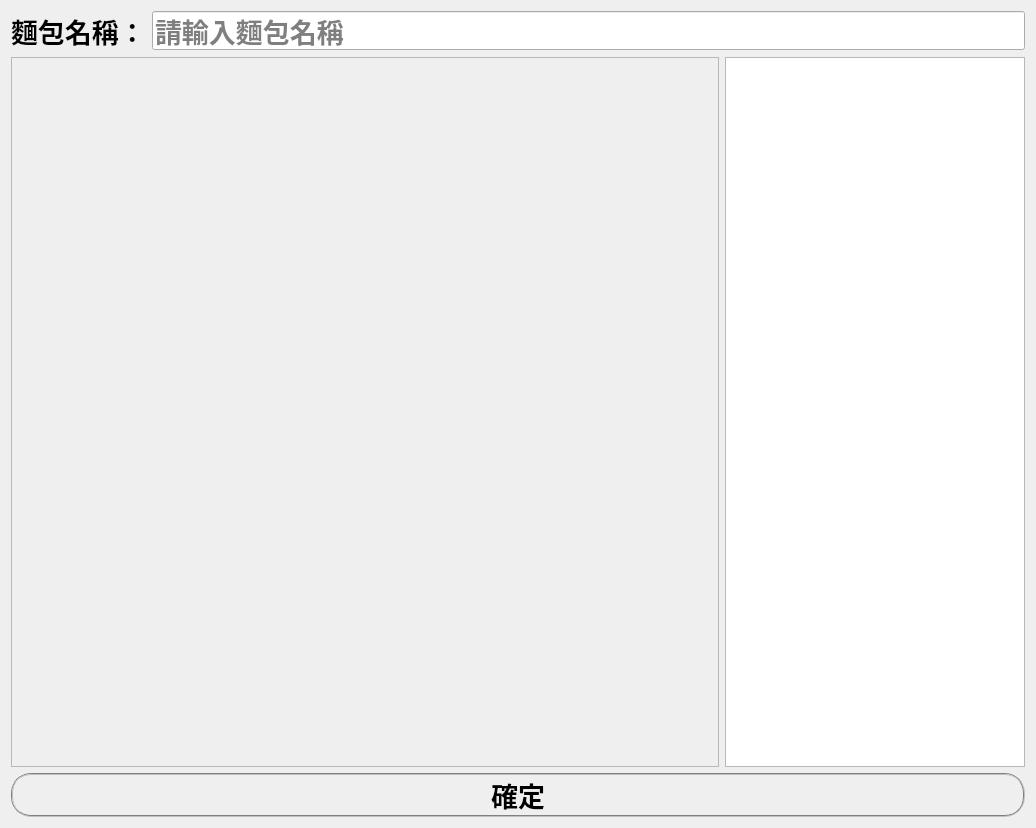
<?xml version="1.0" encoding="UTF-8"?>
<ui version="4.0">
 <class>Form</class>
 <widget class="QWidget" name="Form">
  <property name="geometry">
   <rect>
    <x>0</x>
    <y>0</y>
    <width>1036</width>
    <height>828</height>
   </rect>
  </property>
  <property name="windowTitle">
   <string>輸入新模式資料</string>
  </property>
  <layout class="QVBoxLayout" name="verticalLayout">
   <item>
    <layout class="QHBoxLayout" name="horizontalLayout">
     <item>
      <widget class="QLabel" name="breadNameLabel">
       <property name="font">
        <font>
         <pointsize>20</pointsize>
         <weight>75</weight>
         <bold>true</bold>
        </font>
       </property>
       <property name="text">
        <string>麵包名稱：</string>
       </property>
      </widget>
     </item>
     <item>
      <widget class="QLineEdit" name="breadNameLineEdit">
       <property name="font">
        <font>
         <pointsize>20</pointsize>
         <weight>75</weight>
         <bold>true</bold>
        </font>
       </property>
       <property name="placeholderText">
        <string>請輸入麵包名稱</string>
       </property>
      </widget>
     </item>
    </layout>
   </item>
   <item>
    <layout class="QHBoxLayout" name="horizontalLayout_2">
     <item>
      <widget class="QScrollArea" name="imageLabelScrollArea">
       <property name="maximumSize">
        <size>
         <width>16777215</width>
         <height>16777215</height>
        </size>
       </property>
       <property name="widgetResizable">
        <bool>true</bool>
       </property>
       <property name="alignment">
        <set>Qt::AlignCenter</set>
       </property>
       <widget class="QWidget" name="imageLabelScrollAreaWidget">
        <property name="geometry">
         <rect>
          <x>0</x>
          <y>0</y>
          <width>708</width>
          <height>708</height>
         </rect>
        </property>
        <layout class="QVBoxLayout" name="imageLabelScrollAreaLayout"/>
       </widget>
      </widget>
     </item>
     <item>
      <widget class="QTextBrowser" name="textBrowser">
       <property name="maximumSize">
        <size>
         <width>300</width>
         <height>16777215</height>
        </size>
       </property>
      </widget>
     </item>
    </layout>
   </item>
   <item>
    <widget class="QPushButton" name="confirmButton">
     <property name="font">
      <font>
       <pointsize>20</pointsize>
       <weight>75</weight>
       <bold>true</bold>
      </font>
     </property>
     <property name="styleSheet">
      <string notr="true">QPushButton{
    border:2px groove gray;
    border-radius:20px;
}
QWidget:hover{
    border:2px groove gray;
    border-radius:20px;
    background-color: rgba(32, 8, 255, 20);
}
QWidget:pressed{
    border:2px groove gray;
    border-radius:20px;
    background-color: rgba(32, 8, 255, 60);
}</string>
     </property>
     <property name="text">
      <string>確定</string>
     </property>
    </widget>
   </item>
  </layout>
 </widget>
 <resources/>
 <connections/>
</ui>
